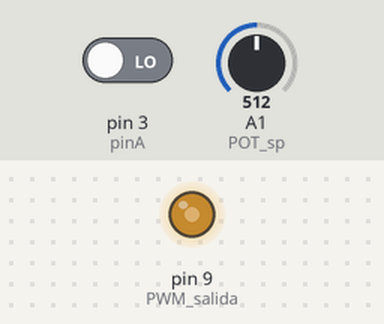
Simulated run of this sketch. Board: Arduino Uno, built with avr-gcc and run on an emulated ATmega328P. On the bench: output pins drawn as LEDs (lit = HIGH). The test bench sets the inputs (shaded band); at power-on: A1 (POT_sp) = 512, pin 3 (pinA) LOW. What the sketch prints to the serial monitor is not drawn.

Above: at 1.2 s.
1.3 s: A1 (POT_sp) set to 114
At 2.2 s:
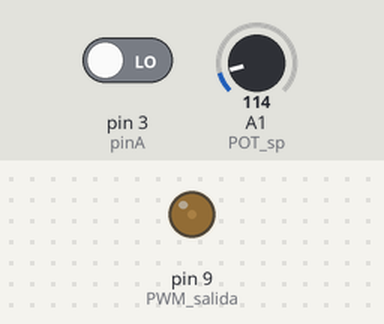
2.8 s: A1 (POT_sp) set to 98
At 3.4 s:
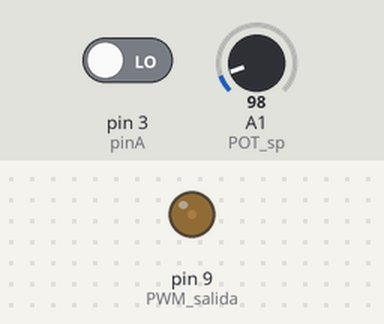
5.8 s: A1 (POT_sp) set to 716
At 6.8 s:
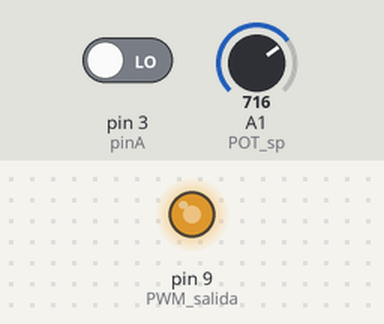
7.3 s: A1 (POT_sp) set to 900
At 8.0 s:
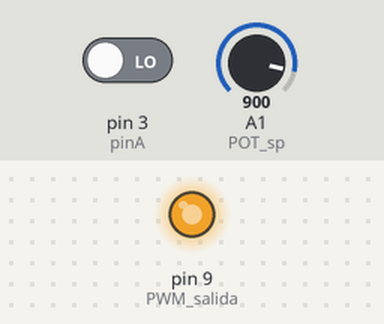
8.8 s: A1 (POT_sp) set to 0
At 9.1 s:
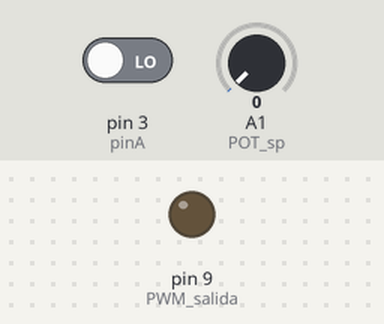
10.3 s: A1 (POT_sp) set to 511
At 11.4 s:
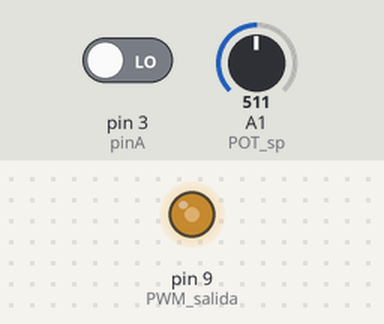
Timing chart, 0 to 12.8 s (numbered marks = the images above; inputs shaded):
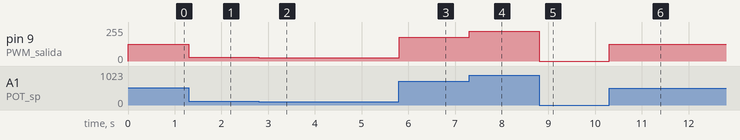

The sketch:

Prueba1FuncionalRevoluciones.ino
```cpp
int POT_sp = 1;
float sp;  //va a medir el tiempo del potenciometro
int PWM_salida = 9;
float pv; //Variable de proceso coentiene la salida de PWM


int pinA = 3;
volatile int contador = 0;
unsigned long previousMillis = 0;
long interval = 10;


void setup() {
  pinMode(pinA, INPUT);
  pinMode(PWM_salida, OUTPUT);
  Serial.begin(115200);
  attachInterrupt(1, interrupcion,RISING);
  }

void loop() {
    unsigned long currentMillis = millis();

    if ((currentMillis - previousMillis >= interval)){
        previousMillis = currentMillis;
        pv = contador*100*(60.0/27000.0); //RPM en eje de salida
        contador = 0;
      }

     sp = analogRead(POT_sp) * (100.0/1023.0);
     analogWrite(PWM_salida, sp*(255.0/100.0));

     Serial.print(" SP: ");
     Serial.print(sp);
     Serial.print(", Revoluciones: ");
     Serial.println(pv);
  }


void interrupcion(){
  contador++;
  }
```

Measured:
- after the input at 1.3 s, pin 9 (PWM_salida): 127/255 → 28/255 at once
- after the input at 2.8 s, pin 9 (PWM_salida): 28/255 → 24/255 at once
- after the input at 5.8 s, pin 9 (PWM_salida): 24/255 → 178/255 at once
- after the input at 7.3 s, pin 9 (PWM_salida): 178/255 → 224/255 at once
- after the input at 8.8 s, pin 9 (PWM_salida): 224/255 → 0/255 at once
- after the input at 10.3 s, pin 9 (PWM_salida): 0/255 → 127/255 at once
